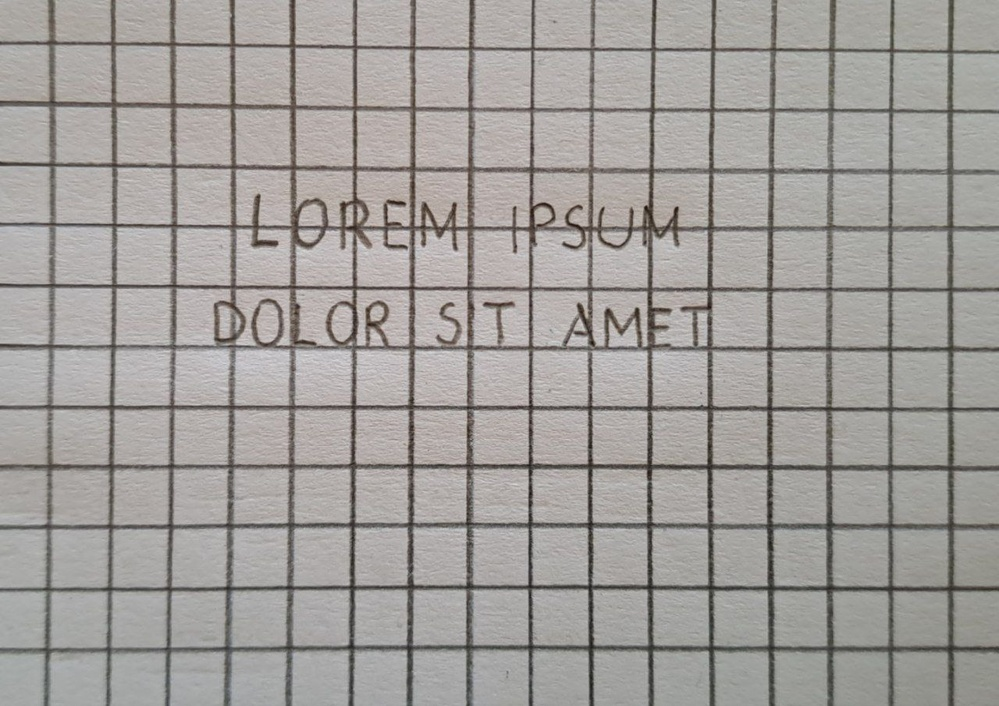
#> input picture images/011.jpg, 999 x 706 px, shrunk from 1280 x 905 before the run
$ jupyter execute --allow-errors squared_paper_ocr.ipynb   (older library calls are emulated)
#> lines starting #> are read from the running program, lines starting #| are printed output that depends on the picture; after the words box and inside, x2 and y2 are one past the last pixel; in counts of white or black regions, pixels touching at a corner belong together
# OCR on squared paper with shadow removal

[cell 1]
import cv2
import numpy as np
from matplotlib import pyplot as plt
import pytesseract
import os
import subprocess

# Path to tesseract executable (in case it isn't in your PATH)
try:
    subprocess.call(["tesseract"])
#> (this line was passed over: subprocess is not available in this run)
except FileNotFoundError:
    pytesseract.pytesseract.tesseract_cmd = r'C:\Program Files\Tesseract-OCR\tesseract.exe'

PARENT_DIR = os.path.dirname(os.path.dirname(os.path.realpath("FILEPATH")))
image_name = "011.jpg"
image = cv2.imread(os.path.join(PARENT_DIR, "images", image_name), cv2.IMREAD_COLOR)
#> image is the input picture: shape (706, 999, 3); mean B, G, R 154.1, 157.3, 160.7

if image is None:
    print('Error opening image')

#> (the rest of this cell did not finish here and is left out)

[cell 2]
# SHADOW REMOVAL

img = np.copy(image)

rgb_planes = cv2.split(img)

result_planes = []
result_norm_planes = []
for plane in rgb_planes:
    dilated_img = cv2.dilate(plane, np.ones((7, 7), np.uint8))
    bg_img = cv2.medianBlur(dilated_img, 21)
    diff_img = 255 - cv2.absdiff(plane, bg_img)
    norm_img = cv2.normalize(diff_img, None, alpha=0, beta=255, norm_type=cv2.NORM_MINMAX, dtype=cv2.CV_8UC1)
    result_planes.append(diff_img)
    result_norm_planes.append(norm_img)
#> this loop made 3 passes
#> pass 1, `dilated_img = cv2.dilate(plane, np.ones((7, 7), np.uint8))`:
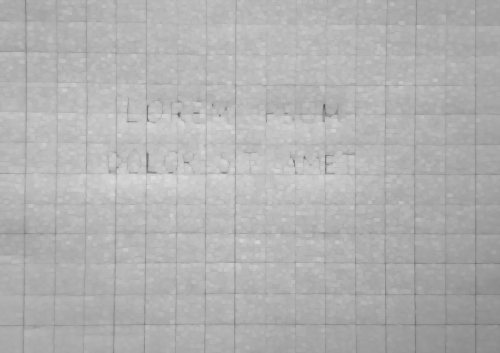
#> dilated_img: shape (706, 999) (shown at 1/2 size); min 81, max 220, mean 177.5
#> pass 1, `norm_img = cv2.normalize(diff_img, None, alpha=0, beta=255, norm_type=..`:
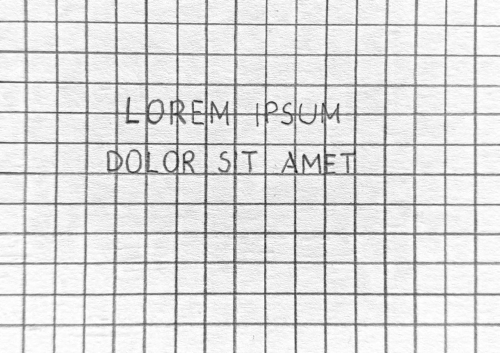
#> norm_img: shape (706, 999) (shown at 1/2 size); min 0, max 255, mean 222.2
#> after the loop, result_norm_planes = 3 items; result_planes = 3 items

result = cv2.merge(result_planes)
result_norm = cv2.merge(result_norm_planes)

plt.imshow(result_norm, cmap="gray")

[cell 3]
result_norm = cv2.cvtColor(result_norm, cv2.COLOR_BGR2GRAY)
#> result_norm: shape (706, 999)
adaptive = cv2.adaptiveThreshold(result_norm, 255, cv2.ADAPTIVE_THRESH_MEAN_C, cv2.THRESH_BINARY, 11, 2)
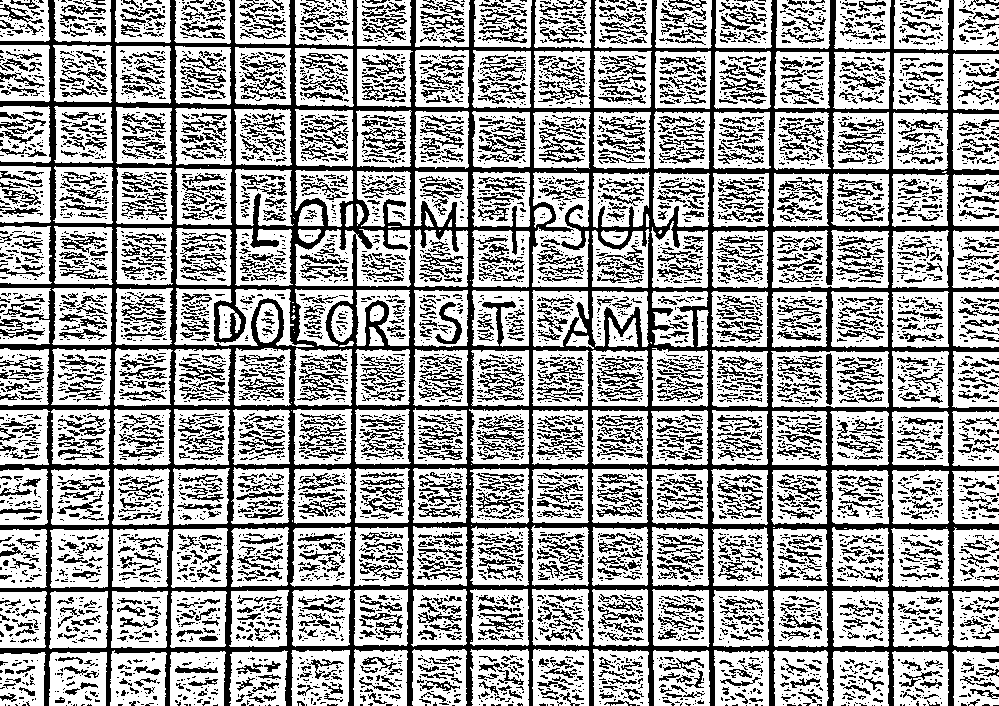
#> adaptive: shape (706, 999); 63.2% white; 6791 black regions (5007 under 20 px), largest, box (x1, y1, x2, y2) and area: (0, 0, 999, 706) 111132, (478, 366, 525, 395) 468, (478, 613, 524, 636) 393
otsu = bw = cv2.threshold(result_norm, 0, 255, cv2.THRESH_BINARY + cv2.THRESH_OTSU)[1]
#> otsu: shape (706, 999); 84.1% white; 16 black regions (15 under 20 px), largest, box (x1, y1, x2, y2) and area: (0, 0, 999, 706) 112235

bw = cv2.morphologyEx(bw, cv2.MORPH_OPEN, np.ones((3, 3), np.uint8))
#> bw: shape (706, 999); 83.7% white; 14 black regions (13 under 20 px), largest, box (x1, y1, x2, y2) and area: (0, 0, 999, 706) 114905
bw = cv2.bitwise_not(bw)

plt.subplot(121), plt.imshow(adaptive, 'gray'), plt.title('adaptive')
plt.xticks([]), plt.yticks([])
plt.subplot(122), plt.imshow(otsu, 'gray'), plt.title('otsu')
plt.xticks([]), plt.yticks([])
plt.show()

[cell 4]
# Create the images that will use to extract the horizontal and vertical lines
horizontal = np.copy(bw)
vertical = np.copy(bw)

# Specify size on horizontal axis
cols = horizontal.shape[1]
horizontal_size = cols // 30
# Specify size on vertical axis
rows = vertical.shape[0]
verticalsize = rows // 30

horizontalStructure = cv2.getStructuringElement(cv2.MORPH_RECT, (horizontal_size, 1))
verticalStructure = cv2.getStructuringElement(cv2.MORPH_RECT, (1, verticalsize))

horizontal = cv2.morphologyEx(bw, cv2.MORPH_OPEN, horizontalStructure, iterations=2)
#> horizontal: shape (706, 999); 6.3% white; 11 white regions, largest, box (x1, y1, x2, y2) and area: (0, 523, 999, 529) 4594, (0, 464, 999, 471) 4471, (0, 163, 999, 174) 4374
vertical = cv2.morphologyEx(bw, cv2.MORPH_OPEN, verticalStructure, iterations=3)
#> vertical: shape (706, 999); 7.6% white; 16 white regions, largest, box (x1, y1, x2, y2) and area: (466, 0, 474, 706) 4047, (286, 0, 296, 706) 3830, (767, 0, 776, 706) 3820

vertical = cv2.dilate(vertical, verticalStructure)
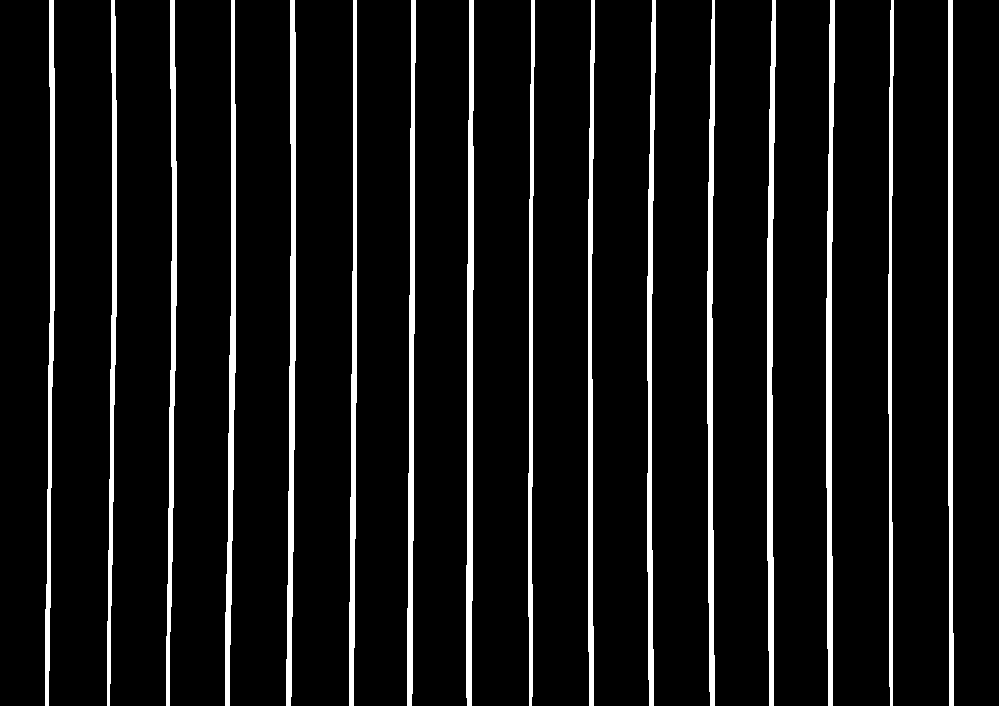
#> vertical: shape (706, 999); 7.9% white; 16 white regions, largest, box (x1, y1, x2, y2) and area: (466, 0, 474, 706) 4135, (767, 0, 776, 706) 3966, (286, 0, 296, 706) 3962
horizontal = cv2.add(vertical,horizontal)
#> horizontal: shape (706, 999); 13.7% white; 1 white region, box (x1, y1, x2, y2) and area: (0, 0, 999, 706) 96917

horizontal = cv2.dilate(horizontal, np.ones((3, 3)))
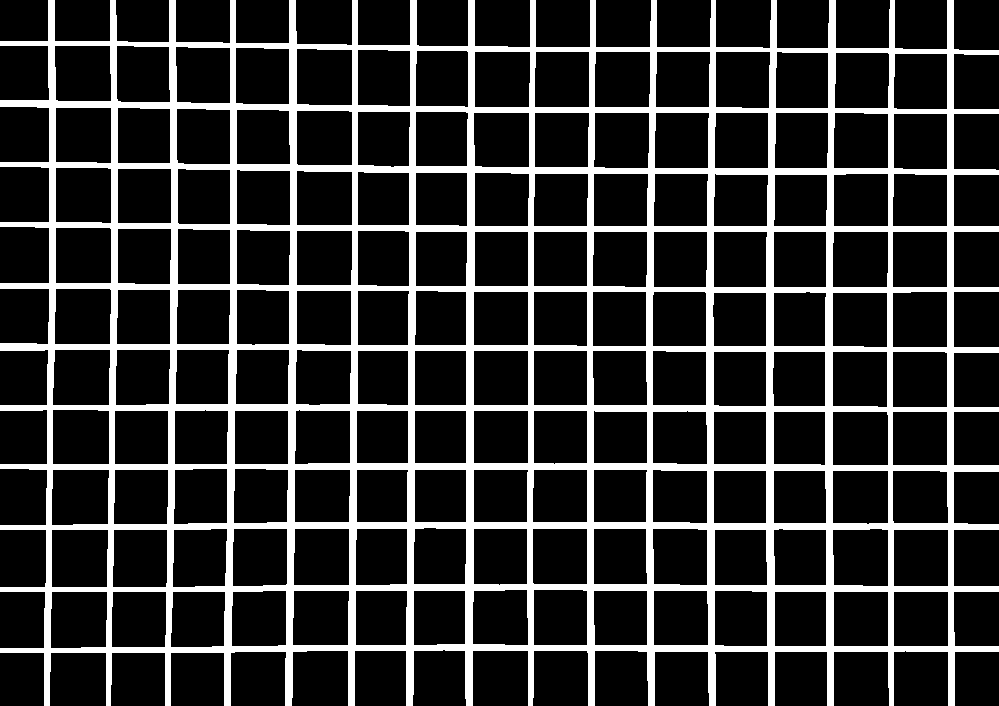
#> horizontal: shape (706, 999); 19.5% white; 1 white region, box (x1, y1, x2, y2) and area: (0, 0, 999, 706) 137878
horizontal = cv2.bitwise_not(horizontal)

plt.imshow(horizontal, cmap='gray')

[cell 5]
remove_grid = cv2.bitwise_not(cv2.bitwise_and(bw, horizontal))
#> remove_grid: shape (706, 999); 98.8% white; 100 black regions (59 under 20 px), largest, box (x1, y1, x2, y2) and area: (604, 307, 643, 346) 652, (365, 300, 389, 345) 552, (251, 298, 284, 344) 540
#> the loop `for plane in rgb_planes:` made 3 passes
#> `closing = cv2.morphologyEx(opening, cv2.MORPH_CLOSE, np.ones((3, 3)))`:
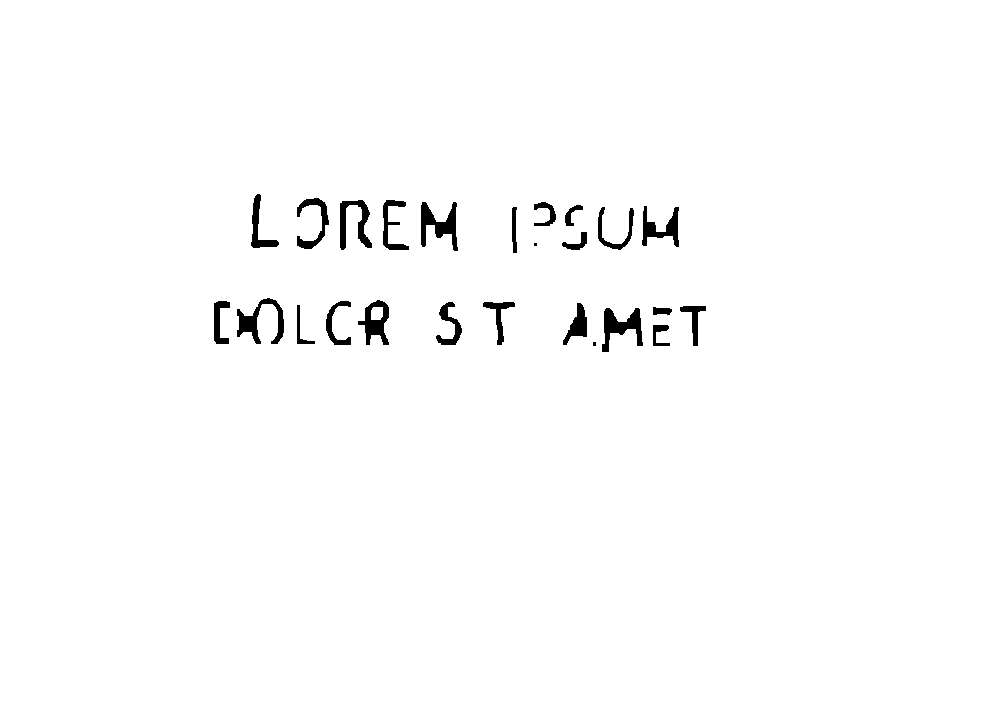
#> closing: shape (706, 999); 98.6% white; 25 black regions (2 under 20 px), largest, box (x1, y1, x2, y2) and area: (421, 202, 458, 251) 836, (602, 308, 643, 352) 823, (237, 298, 284, 344) 795
#> (the rest of this cell did not finish here and is left out)

# Evaluation
Evaluate the method on all required images.
Compute Levenshtein distance between the OCR output and the ground truth.

[cell 6]
import cv2
import numpy as np
import pytesseract
import os
import subprocess
import pandas as pd
import re
from Levenshtein import distance

image_names = [str(i).zfill(3) + ".jpg" for i in range(11, 21)]

PARENT_DIR = os.path.dirname(os.path.dirname(os.path.realpath("FILEPATH")))

if os.path.exists(os.path.join(PARENT_DIR, "results", "squared_paper_ocr.tsv")):
    os.remove(os.path.join(PARENT_DIR, "results", "squared_paper_ocr.tsv"))

#> (the rest of this cell did not finish here and is left out)
